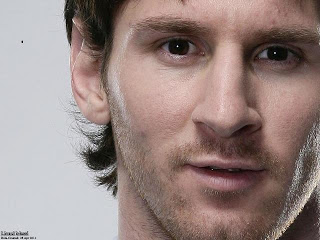
#> input picture Assignment-1/Images/messy.jpg, 320 x 240 px, found by its file name
$ python que7.py
#> lines starting #> are read from the running program, lines starting #| are printed output that depends on the picture
import cv2
import numpy as np
from matplotlib import pyplot as plt

def add_salt_and_pepper_noise(input_image , salt_prob , pepper_prob):
    #make random_matrix of size,same as image with values between 0 and 1.
    random_matrix = np.random.rand(input_image.shape[0], input_image.shape[1])
    output_image = np.copy(input_image)         #copy input image
    output_image[random_matrix > 1- salt_prob] = 255    #add salt noise
    output_image[random_matrix < pepper_prob] = 0       #add pepper noise
    return output_image

image = cv2.imread("messy.jpg",cv2.IMREAD_COLOR)    #read color image
#> image is the input picture: shape (240, 320, 3); mean B, G, R 131.1, 134.9, 153.4
gray_image = cv2.cvtColor(image,cv2.COLOR_BGR2GRAY)     #convert color image to gray-scale image
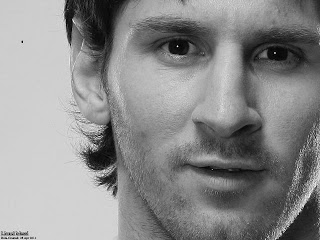
#> gray_image: shape (240, 320); min 0, max 254, mean 140

#add salt and pepper noise to gray_image with probability of 0.008 for both salt and pepper
noisy_image = add_salt_and_pepper_noise(gray_image,0.008,0.008)
#> in add_salt_and_pepper_noise, `output_image[random_matrix < pepper_prob] = 0`:
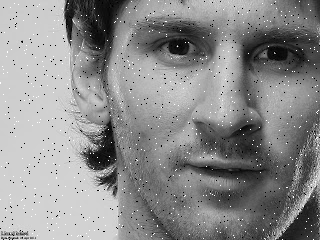
#> output_image: shape (240, 320); min 0, max 255, mean 139.7

#apply median filtering with kernal size=3x3 to remove noise
median = cv2.medianBlur(noisy_image,3)
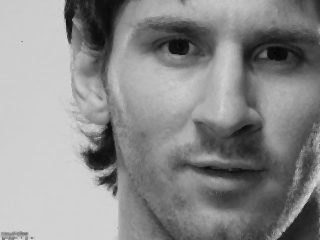
#> median: shape (240, 320); min 1, max 217, mean 139.9

plt.subplot(1,3,1),plt.imshow(cv2.cvtColor(image, cv2.COLOR_BGR2RGB),'gray'),plt.title('Original image'),plt.xticks([]), plt.yticks([])
plt.subplot(1,3,2),plt.imshow(noisy_image,'gray'),plt.title('Salt and pepper noisy image'),plt.xticks([]), plt.yticks([])
plt.subplot(1,3,3),plt.imshow(median,'gray'),plt.title('Median filtered image'),plt.xticks([]), plt.yticks([])
plt.show()
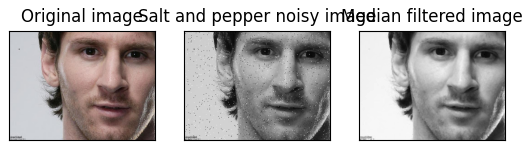
#> figure drawn by matplotlib, 3 panels
